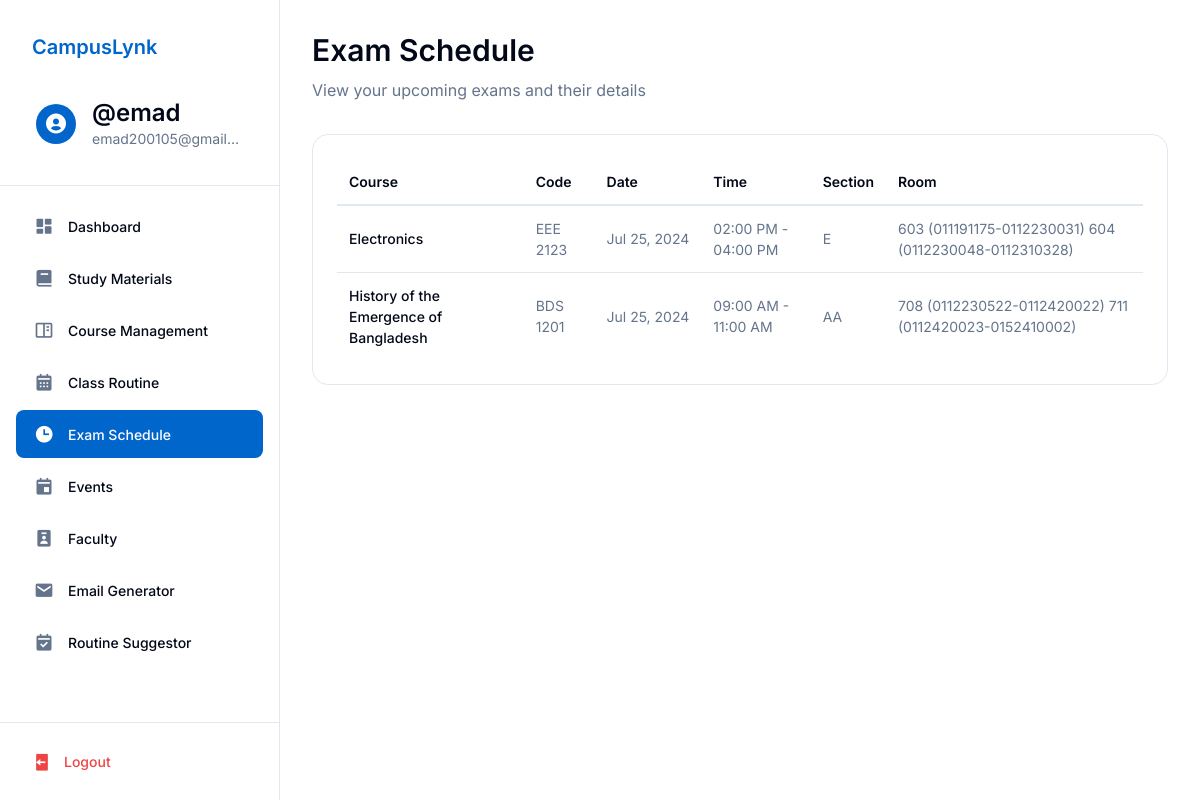
/exam_schedule.php (signed in), run on the app's committed database.
### tables this page shows
CREATE TABLE `users` (
  `id` int(11) NOT NULL,
  `username` varchar(255) NOT NULL,
  `email` varchar(255) NOT NULL,
  `password` varchar(255) NOT NULL,
  `role` enum('student','faculty','admin') NOT NULL,
  `name` varchar(255) NOT NULL
);

CREATE TABLE `exam_schedules` (
  `id` int(11) NOT NULL,
  `department` varchar(50) NOT NULL,
  `course_code` varchar(50) NOT NULL,
  `course_title` varchar(255) NOT NULL,
  `section` varchar(10) NOT NULL,
  `teacher` varchar(100) NOT NULL,
  `exam_date` date NOT NULL,
  `exam_time` varchar(50) NOT NULL,
  `room` text DEFAULT NULL,
  `created_at` timestamp NOT NULL DEFAULT current_timestamp()
);

### exam_schedule.php (the view, shortened to what this page needs)
<?php
$database = new Database();
$db = $database->getConnection();
$exams = [];
try {
    $userQuery = "SELECT id FROM users WHERE email = ?";
    $userStmt = $db->prepare($userQuery);
    $userStmt->execute([$_SESSION["useremail"]]);
    $user = $userStmt->fetch(PDO::FETCH_ASSOC);
    if ($user) {
        $userId = $user['id'];
        $examQuery = "
            SELECT
                es.course_title,
                es.course_code,
                es.exam_date,
                es.exam_time,
                es.section,
                es.room,
                es.teacher
            FROM student_enrollments se
            JOIN upcoming_courses uc ON se.course_id = uc.id
            JOIN exam_schedules es ON es.course_code = uc.course_code AND es.section = se.section
            WHERE se.student_id = ?
            ORDER BY es.exam_date, es.exam_time
        ";
        $examStmt = $db->prepare($examQuery);
        $examStmt->execute([$userId]);
        $exams = $examStmt->fetchAll(PDO::FETCH_ASSOC);
    }
} catch(PDOException $e) {
    echo "<p>Could not retrieve exam schedule. Please try again later.</p>";
}
?>
<!DOCTYPE html>
<html lang="en">
<head>
    <link href='https://unpkg.com/boxicons@2.1.4/css/boxicons.min.css' rel='stylesheet'>
    <link rel="stylesheet" href="css/base.css">
    <link rel="stylesheet" href="css/layout.css">
    <link rel="stylesheet" href="css/components.css">
    <link rel="stylesheet" href="css/exam-schedule.css">
</head>
<body>
    <?php include 'sidebar.php'; ?>
    <main class="main-content">
        <section class="welcome-section">
            <h1>Exam Schedule</h1>
            <p class="text-muted">View your upcoming exams and their details</p>
        </section>
        <div class="table-container">
            <table class="table">
                <thead>
                    <tr>
                        <th>Course</th>
                        <th>Code</th>
                        <th>Date</th>
                        <th>Time</th>
                        <th>Section</th>
                        <th>Room</th>
                    </tr>
                </thead>
                <tbody>
                    <?php if (!empty($exams)): ?>
                        <?php foreach ($exams as $exam): ?>
                            <tr>
                                <td><?php echo htmlspecialchars($exam['course_title']); ?></td>
                                <td><?php echo htmlspecialchars($exam['course_code']); ?></td>
                                <td class="exam-date"><?php echo date('M j, Y', strtotime($exam['exam_date'])); ?></td>
                                <td><?php echo htmlspecialchars($exam['exam_time']); ?></td>
                                <td><?php echo htmlspecialchars($exam['section']); ?></td>
                                <td><?php echo htmlspecialchars($exam['room']); ?></td>
                            </tr>
                        <?php endforeach; ?>
                    <?php endif; ?>
                </tbody>
            </table>
        </div>
    </main>
</body>
</html>

### sidebar.php (shortened to what this page needs)
<?php
try {
    $sidebar_database = new Database();
    $sidebar_db = $sidebar_database->getConnection();
    $sidebar_query = $sidebar_db->prepare("SELECT * FROM users WHERE email = ?");
    $sidebar_query->execute([$_SESSION['useremail']]);
    $sidebar_user = $sidebar_query->fetch(PDO::FETCH_ASSOC);
} catch (PDOException $e) {
    header("Location: login.php?error=Database Error: " . urlencode($e->getMessage()));
    exit();
}
$current_page = basename($_SERVER['PHP_SELF']);
$role = $sidebar_user['role'];
?>
<link href='https://unpkg.com/boxicons@2.1.4/css/boxicons.min.css' rel='stylesheet'>
<aside class="sidebar">
    <div class="sidebar-header">
        <div class="logo-and-title-div">
            <a href="<?php echo $role === 'faculty' ? 'faculty_dashboard.php' : ($role === 'admin' ? 'admin_dashboard.php' : 'dashboard.php'); ?>" class="navbar-brand">CampusLynk</a>
        </div>
        <a href="<?php echo $role === 'faculty' ? 'faculty_dashboard.php' : ($role === 'admin' ? 'admin_dashboard.php' : 'profile.php'); ?>" class="user-info">
            <div class="user-avatar">
                <i class='bx bxs-user-circle'></i>
            </div>
            <div class="user-details">
                <h3 class="user-name"><?php echo '@' . htmlspecialchars($sidebar_user['username']); ?></h3>
                <p class="user-email"><?php echo htmlspecialchars($sidebar_user['email']); ?></p>
            </div>
        </a>
    </div>
    <div class="sidebar-content">
        <ul class="nav-links">
            <?php if ($role === 'admin'): ?>
                <li>
                    <a href="admin_dashboard.php" class="nav-link <?php echo $current_page === 'admin_dashboard.php' ? 'active' : ''; ?>">
                        <i class='bx bxs-dashboard'></i>
                        <span>Dashboard</span>
                    </a>
                </li>
                <li>
                    <a href="admin_dataimport.php" class="nav-link <?php echo $current_page === 'admin_dataimport.php' ? 'active' : ''; ?>">
                        <i class='bx bxs-file-import'></i>
                        <span>Data Import</span>
                    </a>
                </li>
                <li>
                    <a href="admin_exam_import.php" class="nav-link <?php echo $current_page === 'admin_exam_import.php' ? 'active' : ''; ?>">
                        <i class='bx bxs-calendar-event'></i>
                        <span>Exam Schedule Importer</span>
                    </a>
                </li>
                <li>
                    <a href="admin_class_schedule.php" class="nav-link <?php echo $current_page === 'admin_class_schedule.php' ? 'active' : ''; ?>">
                        <i class='bx bx-calendar'></i>
                        <span>Ongoing Class Schedule</span>
                    </a>
                </li>
                <li>
                    <a href="admin_users.php" class="nav-link <?php echo $current_page === 'admin_users.php' ? 'active' : ''; ?>">
                        <i class='bx bxs-user-detail'></i>
                        <span>User Management</span>
                    </a>
                </li>
                <li>
                    <a href="admin_event_management.php" class="nav-link <?php echo $current_page === 'admin_event_management.php' ? 'active' : ''; ?>">
                        <i class='bx bx-calendar-plus'></i>
                        <span>Event Management</span>
                    </a>
                </li>
                <li>
                    <a href="admin_settings.php" class="nav-link <?php echo $current_page === 'admin_settings.php' ? 'active' : ''; ?>">
                        <i class='bx bxs-cog'></i>
                        <span>Settings</span>
                    </a>
                </li>
            <?php else: ?>
                <li>
                    <a href="dashboard.php" class="nav-link <?php echo $current_page === 'dashboard.php' ? 'active' : ''; ?>">
                        <i class='bx bxs-dashboard'></i>
                        <span>Dashboard</span>
                    </a>
                </li>
                <li>
                    <a href="study-materials.php" class="nav-link <?php echo $current_page === 'study-materials.php' ? 'active' : ''; ?>">
                        <i class='bx bxs-book'></i>
                        <span>Study Materials</span>
                    </a>
                </li>
                <li>
                    <a href="course_management.php" class="nav-link <?php echo $current_page === 'course_management.php' ? 'active' : ''; ?>">
                        <i class='bx bx-book-content'></i>
                        <span>Course Management</span>
                    </a>
                </li>
                <li>
                    <a href="class_routine1.php" class="nav-link <?php echo $current_page === 'class_routine1.php' ? 'active' : ''; ?>">
                        <i class='bx bxs-calendar'></i>
                        <span>Class Routine</span>
                    </a>
                </li>
                <li>
                    <a href="exam_schedule.php" class="nav-link <?php echo $current_page === 'exam_schedule.php' ? 'active' : ''; ?>">
                        <i class='bx bxs-time'></i>
                        <span>Exam Schedule</span>
                    </a>
                </li>
                <li>
                    <a href="eventpage.php" class="nav-link <?php echo $current_page === 'eventpage.php' ? 'active' : ''; ?>">
                        <i class='bx bxs-calendar-event'></i>
                        <span>Events</span>
                    </a>
                </li>
                <li>
                    <a href="faculty.php" class="nav-link <?php echo $current_page === 'faculty.php' ? 'active' : ''; ?>">
                        <i class='bx bxs-user-badge'></i>
                        <span>Faculty</span>
                    </a>
                </li>
                <li>
                    <a href="email_assistant.php" class="nav-link <?php echo $current_page === 'email_assistant.php' ? 'active' : ''; ?>">
                        <i class='bx bxs-envelope'></i>
                        <span>Email Generator</span>
                    </a>
                </li>
                <li>
                    <a href="routine_suggestor.php" class="nav-link <?php echo $current_page === 'routine_suggestor.php' ? 'active' : ''; ?>">
                        <i class='bx bxs-calendar-check'></i>
                        <span>Routine Suggestor</span>
                    </a>
                </li>
            <?php endif; ?>
        </ul>
    </div>
    <div class="sidebar-footer">
        <?php
        $logout_url = 'logout.php';
        if (isset($_SESSION['role'])) {
            switch ($_SESSION['role']) {
                default:
                    $logout_url = 'logout.php';
            }
        }
        ?>
        <a href="<?php echo $logout_url; ?>" class="logout-btn">
            <i class='bx bxs-log-out'></i>
            <span>Logout</span>
        </a>
    </div>
</aside>

### css/base.css (style rules this page uses)
:root { --background: #ffffff; --foreground: #020817; --card: #ffffff; --card-foreground: #020817; --popover: #ffffff; --popover-foreground: #020817; --primary: #0066cc; --primary-foreground: #ffffff; --secondary: #f1f5f9; --secondary-foreground: #0f172a; --muted: #f1f5f9; --muted-foreground: #64748b; --accent: #f1f5f9; --accent-foreground: #0f172a; --destructive: #ef4444; --destructive-foreground: #ffffff; --success: #16a34a; --success-foreground: #ffffff; --border: #e2e8f0; --input: #e2e8f0; --ring: #0066cc; --spacing-1: 0.25rem; --spacing-2: 0.5rem; --spacing-3: 0.75rem; --spacing-4: 1rem; --spacing-5: 1.25rem; --spacing-6: 1.5rem; --spacing-8: 2rem; --spacing-10: 2.5rem; --spacing-12: 3rem; --radius-sm: 0.125rem; --radius: 0.5rem; --radius-md: 0.75rem; --radius-lg: 1rem; --shadow-sm: 0 1px 2px rgba(0, 0, 0, 0.05); --shadow: 0 1px 3px rgba(0, 0, 0, 0.1), 0 1px 2px rgba(0, 0, 0, 0.06); --shadow-md: 0 4px 6px -1px rgba(0, 0, 0, 0.1), 0 2px 4px -1px rgba(0, 0, 0, 0.06); --shadow-lg: 0 10px 15px -3px rgba(0, 0, 0, 0.1), 0 4px 6px -2px rgba(0, 0, 0, 0.05); }
* { margin: 0; padding: 0; box-sizing: border-box; font-family: 'Inter', sans-serif; }
body { background-color: var(--background); color: var(--foreground); line-height: 1.5; }
h1, h2, h3, h4, h5, h6 { font-weight: 600; line-height: 1.25; margin-bottom: var(--spacing-4); }
h1 { font-size: 2.25rem; }
h3 { font-size: 1.5rem; }
.text-muted { color: var(--muted-foreground); }
.main-content { margin-left: 280px; padding: 2rem; min-height: 100vh; background-color: var(--background); }

### css/layout.css (style rules this page uses)
:root { --sidebar-width: 280px; }
.main-content { margin-left: var(--sidebar-width); padding: 2rem; min-height: 100vh; background: var(--background); }
.sidebar { width: var(--sidebar-width); height: 100vh; background-color: var(--background); border-right: 1px solid var(--border); display: flex; flex-direction: column; position: fixed; left: 0; top: 0; z-index: 1000; overflow-y: auto; }
.sidebar-header { padding: 1.5rem; border-bottom: 1px solid var(--border); display: flex; flex-direction: column; gap: 1rem; background: var(--background); }
.logo-and-title-div { display: flex; align-items: center; gap: 0.75rem; text-decoration: none; padding: 0.5rem; border-radius: var(--radius); transition: background-color 0.2s; }
.navbar-brand { color: var(--primary); font-size: 1.25rem; font-weight: 600; text-decoration: none; }
.user-info { display: flex; align-items: center; gap: 1rem; padding: 0.75rem; border-radius: var(--radius); transition: background-color 0.2s; text-decoration: none; }
.user-avatar { width: 40px; height: 40px; border-radius: 50%; background: var(--primary); display: flex; align-items: center; justify-content: center; flex-shrink: 0; }
.user-avatar i { font-size: 1.5rem; color: var(--primary-foreground); }
.user-details { flex: 1; min-width: 0; }
.user-name { font-weight: 600; color: var(--foreground); margin: 0; white-space: nowrap; overflow: hidden; text-overflow: ellipsis; }
.user-email { font-size: 0.875rem; color: var(--muted-foreground); margin: 0; white-space: nowrap; overflow: hidden; text-overflow: ellipsis; }
.sidebar-content { flex: 1; display: flex; flex-direction: column; padding: 1rem 0; }
.nav-links { list-style: none; padding: 0 1rem; margin: 0; }
.nav-links li { margin-bottom: 0.25rem; }
.nav-link { display: flex; align-items: center; gap: 0.75rem; padding: 0.75rem 1rem; color: var(--foreground); text-decoration: none; border-radius: var(--radius); transition: all 0.2s; font-size: 0.875rem; font-weight: 500; }
.nav-link.active { background-color: var(--primary); color: var(--primary-foreground); }
.nav-link.active i { color: inherit; }
.nav-link i { font-size: 1.25rem; width: 1.5rem; height: 1.5rem; display: inline-flex; align-items: center; justify-content: center; color: var(--muted-foreground); }
.sidebar-footer { padding: 1rem; border-top: 1px solid var(--border); background: var(--background); }
.logout-btn { display: flex; align-items: center; gap: 0.75rem; padding: 0.75rem 1rem; width: 100%; color: var(--destructive); text-decoration: none; border-radius: var(--radius); transition: all 0.2s; font-size: 0.875rem; font-weight: 500; }
.logout-btn i { font-size: 1.25rem; }
.welcome-section { margin-bottom: 2rem; }
.welcome-section h1 { font-size: 1.875rem; font-weight: 600; color: var(--foreground); margin-bottom: 0.5rem; }

### data on the page
users: username "emad", email "emad200105@gmail…"
exam_schedules: course_title "Electronics", course_code "EEE 2123", exam_date "Jul 25, 2024", exam_time "02:00 PM - 04:00 PM", section "E", room "603 (011191175-0112230031) 604 (0112230048-0112310328)"
exam_schedules: course_title "History of the Emergence of Bangladesh", course_code "BDS 1201", exam_date "Jul 25, 2024", exam_time "09:00 AM - 11:00 AM", section "AA", room "708 (0112230522-0112420022) 711 (0112420023-0152410002)"
